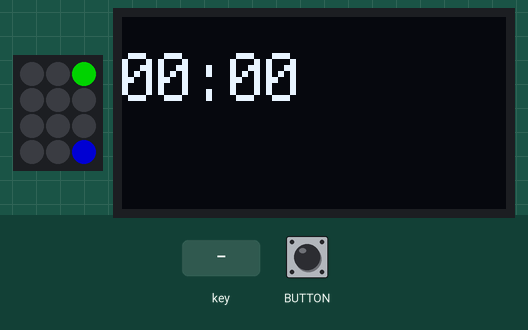
The program below on a simulated Adafruit MacroPad running CircuitPython. Shown: 3×4 RGB LED matrix, 128×64 one-colour display. Inputs (shaded band) come from the test bench. Dim RGB values are drawn brighter than linear; USB keyboard and mouse output is not drawn; what the program prints to the serial console is not drawn.

Above: at 1.2 s.
1.3 s: key number 2 pressed for 0.2 s
At 3.1 s:
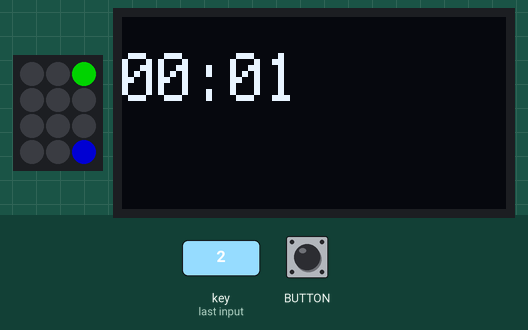
At 3.8 s:
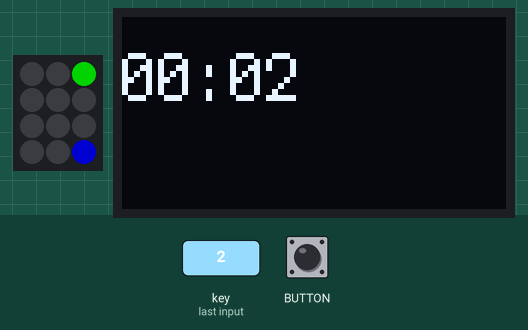
Timing chart, 0 to 5.3 s (numbered marks = the images above; inputs shaded):
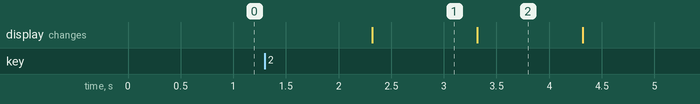

The program:

code.py
```python
"""
CircuitPython Timestamper for Macropad.

To use the timestamper:
- First, press the top right key (lit up green by default) to start the timer. While the timer is
running, the current elapsed time will show on the macropad display.
- Once the timer is running, press the bottom right key (lit up blue by default) to type out the
timestamp.
"""
import time
import math
import board
import usb_hid
import terminalio
from displayio import Group
from adafruit_display_text.bitmap_label import Label
from adafruit_macropad import MacroPad
from adafruit_hid.keyboard import Keyboard
from adafruit_hid.keyboard_layout_us import KeyboardLayoutUS

# Create keyboard object and keyboard.
kbd = Keyboard(usb_hid.devices)
kbd_lyt = KeyboardLayoutUS(kbd)

# initialize macropad helper library
macropad = MacroPad()

# create label to show the time on the display
lbl = Label(terminalio.FONT, scale=2)
lbl.y = 20

# we're using the build-in display
display = board.DISPLAY

# create a Group to show on the display
main_group = Group()
# add the label to it
main_group.append(lbl)
# show the group
display.show(main_group)

# initial text is 0 minutes 0 seconds
lbl.text = "00:00"

# set the color of the two buttons used
macropad.pixels[2] = 0x00FF00
macropad.pixels[11] = 0x0000FF

# Initiate start and current time variables.
START_TIME = None
CUR_TIME = None

while True:
    CUR_TIME = time.monotonic()
    # check for key press events
    key_event = macropad.keys.events.get()
    if key_event:  # If there is an event
        if key_event.pressed:  # Specifically a key pressed...
            print(key_event.key_number)  # print the number of the key

            # if it's the start key
            if key_event.key_number == 2:
                # if it wasn't already counting
                if START_TIME is None:
                    # Set START_TIME to now
                    START_TIME = time.monotonic()

            # If the timestamp key is pressed and START_TIME is anything other than None...
            elif key_event.key_number == 11 and START_TIME:
                # Write out the timestamp into the active document.
                kbd_lyt.write(lbl.text)

    # If START_TIME is anything but None, meaning the timer is running...
    if START_TIME:
        # update the showing time
        elapsed = CUR_TIME - START_TIME
        # breakout hours, minutes, and seconds
        elapsed_hour = elapsed // 3600
        elapsed_min = (elapsed - (elapsed_hour * 3600)) // 60
        elapsed_sec = elapsed % 60
        if elapsed_hour == 0:  # no full hours yet
            # Generate a string of the human-readable elapsed time in minutes and seconds.
            time_string = f"{int(elapsed_min):02}:{math.floor(elapsed_sec):02} "
        else:  # at least 1 full hour
            # Generate a string of the human-readable elapsed time in hours minutes and seconds.
            time_string = f"{int(elapsed_hour):02}:{int(elapsed_min):02}:{math.floor(elapsed_sec):02} "

        # if the currently showing time is different than the real time
        if lbl.text != time_string:
            # update the showing time to current timestamp
            lbl.text = time_string
```

Measured:
- after the input at 1.3 s, the display: changes after 1.0 s (image 1)
- what the display in image 1 shows lasts 1.0 s, from 2.3 s to 3.3 s
